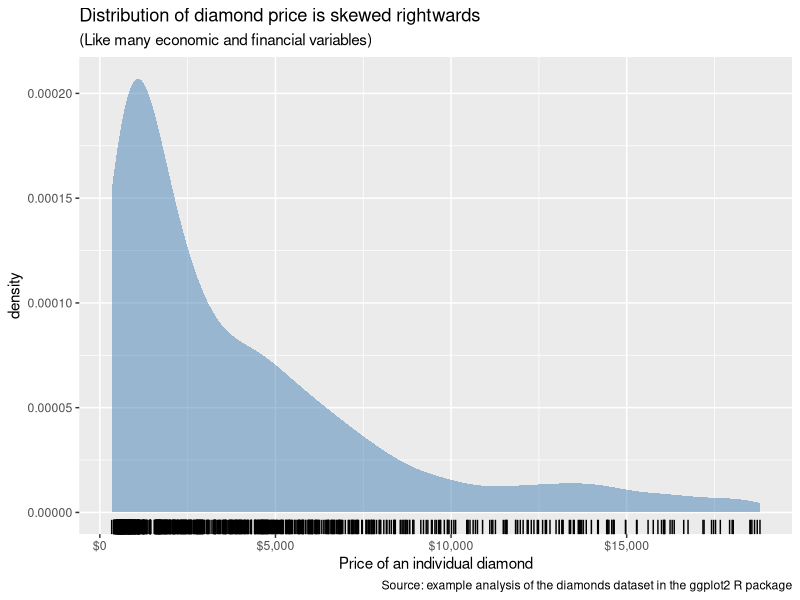
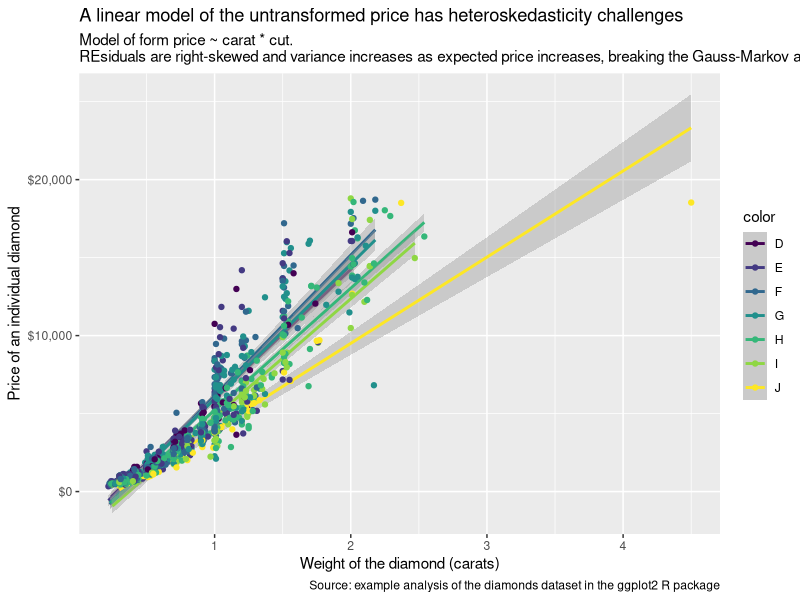
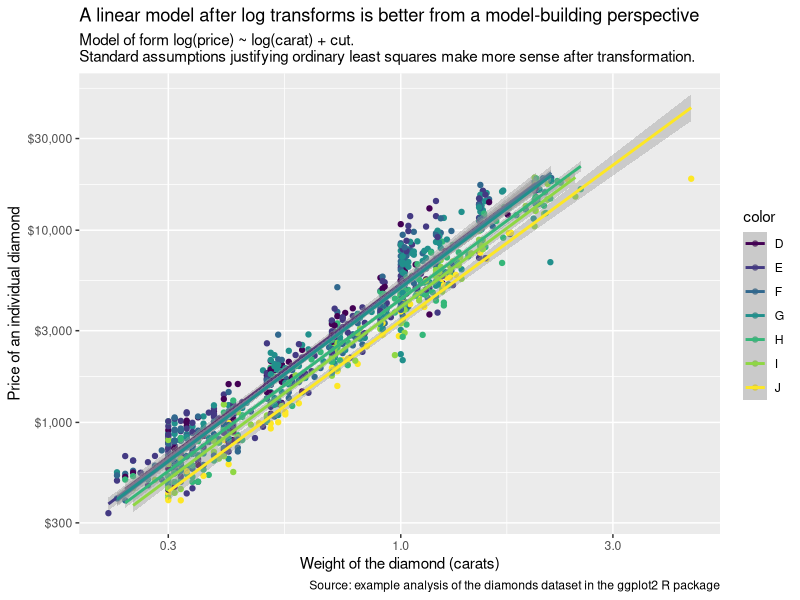
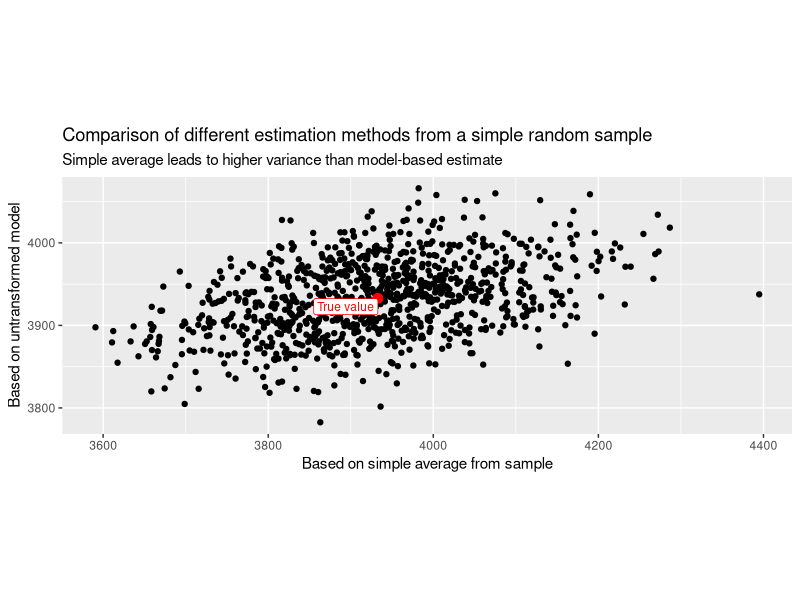
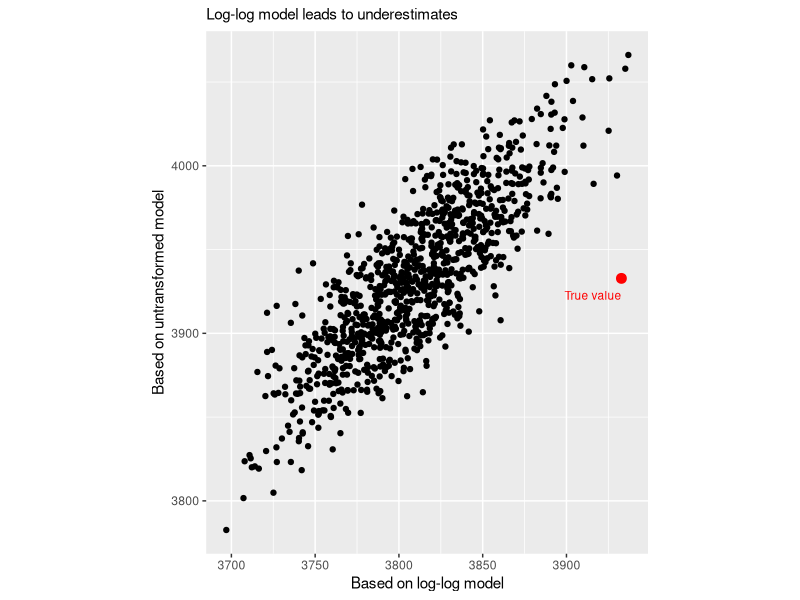
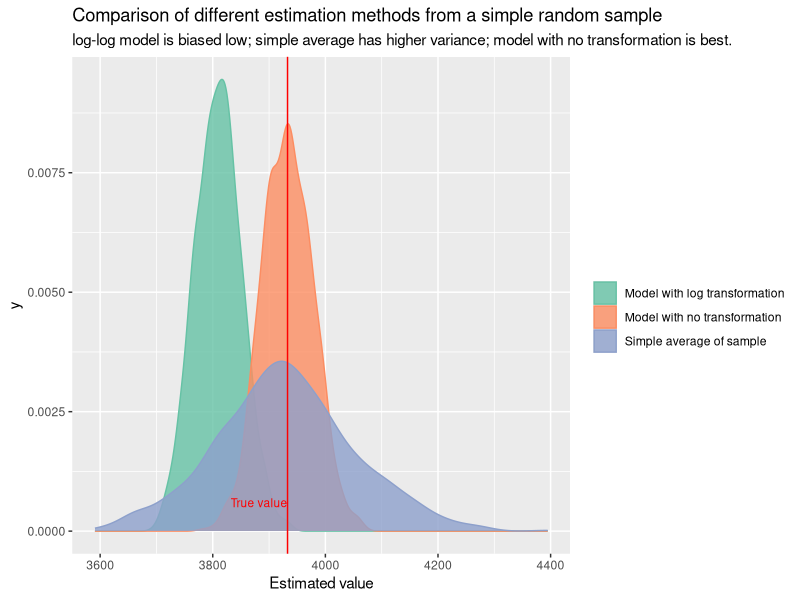

The R script that drew these images, in order: (Note: this script raises an error after producing the figures.)
library(tidyverse)
library(patchwork)
library(scales)

the_caption = "Source: example analysis of the diamonds dataset in the ggplot2 R package"

set.seed(321)
samp <- sample_n(diamonds, 1000)

p1 <- ggplot(samp, aes(x = price)) +
  geom_density(fill = "steelblue", alpha = 0.5, colour = NA) +
  geom_rug() +
  labs(title = "Distribution of diamond price is skewed rightwards",
       subtitle = "(Like many economic and financial variables)",
       caption = the_caption,
       x = "Price of an individual diamond") +
  scale_x_continuous(label = dollar)

p2 <- ggplot(samp, aes(y = price, x = carat, colour = color)) +
  geom_smooth(method = "lm") +
  geom_point()  +
  scale_y_continuous(label = dollar_format(accuracy = 1))+
  labs(title = "A linear model of the untransformed price has heteroskedasticity challenges",
       subtitle = "Model of form price ~ carat * cut.\nREsiduals are right-skewed and variance increases as expected price increases, breaking the Gauss-Markov assumptions.",
       caption = the_caption, 
       x = "Weight of the diamond (carats)",
       y = "Price of an individual diamond")

p3 <- ggplot(samp, aes(y = price, x = carat, colour = color)) +
  geom_point() +
  scale_x_log10() +
  scale_y_log10(label = dollar_format(accuracy = 1))  +
  geom_smooth(method = "lm") +
  labs(title = "A linear model after log transforms is better from a model-building perspective",
       subtitle = "Model of form log(price) ~ log(carat) + cut.\nStandard assumptions justifying ordinary least squares make more sense after transformation.",
       caption = the_caption, 
       x = "Weight of the diamond (carats)",
       y = "Price of an individual diamond")


set.seed(123)
reps <- 1000
results <- tibble(
  log_trans = numeric(reps),
  untransformed = numeric(reps),
  naive = numeric(reps)
)

for(i in 1:reps){
  samp <- sample_n(diamonds, 1000)
  
  mod1 <- lm(log(price) ~ log(carat) + color, data = samp)
  preds1 <- predict(mod1, newdata = diamonds)
  
  mod2 <- lm(price ~ carat + color, data = samp)
  preds2 <- predict(mod2, newdata = diamonds)
  
  mod3 <- mean(samp$price)
  
  results[i, ] <- cbind(mean(exp(preds1)), mean(preds2), mod3)
}

# Plot the standard diagnostics of the two models for the last example

p7 <- function(){
  par(mfrow = c(2, 2), bty = "l")
  plot(mod1)
  } # conventionally good

p8 <- function(){
  par(mfrow = c(2, 2), bty = "l")
  plot(mod2)
  } # unsatisfactory - residuals with curvature, non-normal, and increase as values increase

true_value <- mean(diamonds$price)

p4 <- ggplot(results, aes(x = naive, y = untransformed)) +
  geom_point() +
  coord_equal() +
  annotate("point", x = true_value, y = true_value, size = 3, colour = "red") +
  annotate("label", x = true_value, y = true_value - 10, 
           label = "True value", hjust = 1, size = 3, colour = "red") +
  labs(x = "Based on simple average from sample",
       y = "Based on untransformed model",
       subtitle = "Simple average leads to higher variance than model-based estimate",
       title = "Comparison of different estimation methods from a simple random sample")

p5 <- ggplot(results, aes(x = log_trans, y = untransformed)) +
  geom_point() +
  coord_equal() +
  annotate("point", x = true_value, y = true_value, size = 3, colour = "red") +
  annotate("text", x = true_value, y = true_value - 10, 
           label = "True value", hjust = 1, size = 3, colour = "red") +
  labs(x = "Based on log-log model",
       y = "Based on untransformed model",
       subtitle = "Log-log model leads to underestimates")


p6 <- results %>%
  gather(variable, value) %>%
  mutate(variable = case_when(
    variable == "log_trans" ~ "Model with log transformation",
    variable == "naive" ~ "Simple average of sample",
    variable == "untransformed" ~ "Model with no transformation"
  )) %>%
  ggplot(aes(x = value, colour = variable, fill = variable)) +
  geom_density(alpha = 0.8) +
  geom_vline(xintercept = true_value, colour = "red") +
  annotate("text", x = true_value, y = 0.0005, 
           label = "True value", hjust = 1, vjust = 0, size = 3, colour = "red") +
  scale_color_brewer(palette = "Set2") +
  scale_fill_brewer(palette = "Set2") +
  labs(
    title = "Comparison of different estimation methods from a simple random sample",
    x = "Estimated value",
    colour = "",
    fill = "",
    subtitle = "log-log model is biased low; simple average has higher variance; model with no transformation is best.")


svg_png(p1, "../img/0204-distribution")
svg_png(p2, "../img/0204-untransformed")
svg_png(p3, "../img/0204-transformed")
svg_png(p7, "../img/0204-diagnostics-transformed")
svg_png(p8, "../img/0204-diagnostics-untransformed")
svg_png(p4 + p5, "../img/0204-model-comparison-scatter")
svg_png(p6, "../img/0204-model-comparison-scatter")
